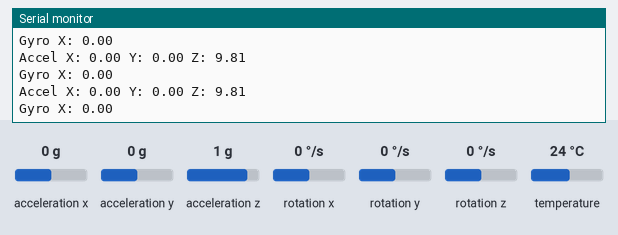
This sketch was run on a simulated Arduino Uno, built with avr-gcc and run on an emulated ATmega328P. Shown: the last lines printed to the serial monitor. Inputs (shaded band) come from the test bench; at power-on: acceleration x 0 g, acceleration y 0 g, acceleration z 1 g, rotation x 0 °/s, rotation y 0 °/s, rotation z 0 °/s, temperature 24 °C.

Above: at 1.3 s.
1.4 s: acceleration x set to -1.4 g
At 1.84 s:
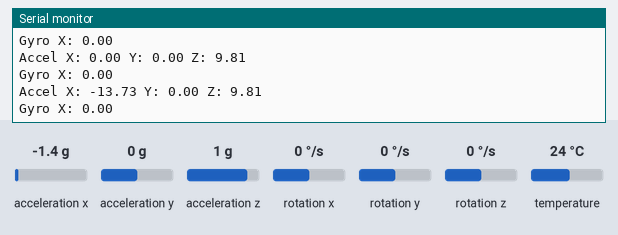
2.9 s: acceleration y set to -1.4 g
At 3.35 s:
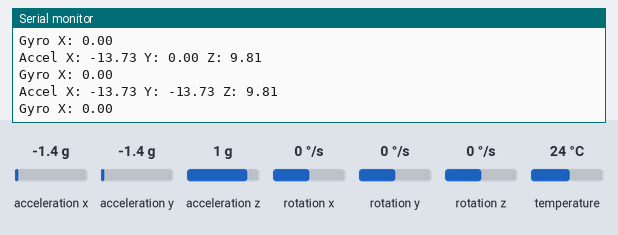
4.4 s: acceleration z set to -1.4 g
At 4.86 s:
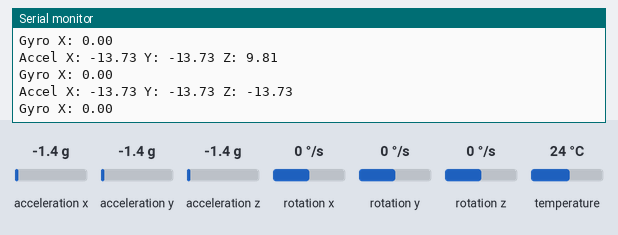
5.9 s: rotation x set to -192 °/s
At 6.38 s:
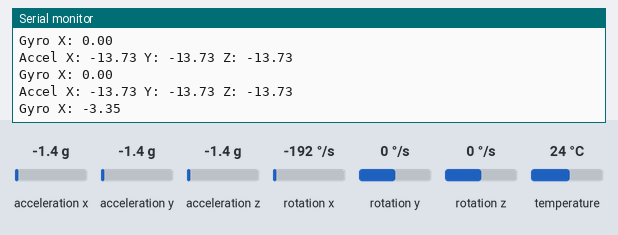

Measured:
- after the input at 1.4 s, the serial monitor: prints a new line after 0.11 s (image 1)
- after the input at 2.9 s, the serial monitor: prints a new line after 0.13 s (image 2)
- after the input at 4.4 s, the serial monitor: prints a new line after 0.14 s (image 3)
- after the input at 5.9 s, the serial monitor: prints a new line after 0.19 s (image 4)

The sketch:

08_MPU6050.ino
```cpp
#include <Adafruit_MPU6050.h>
#include <Adafruit_Sensor.h>

Adafruit_MPU6050 mpu;

void setup() {
  Serial.begin(9600);
  if (!mpu.begin()) {
    Serial.println("MPU6050 not found");
    while (1) delay(10);
  }
}

void loop() {
  sensors_event_t a, g, temp;
  mpu.getEvent(&a, &g, &temp);

  Serial.print("Accel X: ");
  Serial.print(a.acceleration.x);
  Serial.print(" Y: ");
  Serial.print(a.acceleration.y);
  Serial.print(" Z: ");
  Serial.println(a.acceleration.z);

  Serial.print("Gyro X: ");
  Serial.println(g.gyro.x);
  delay(500);
}
```
